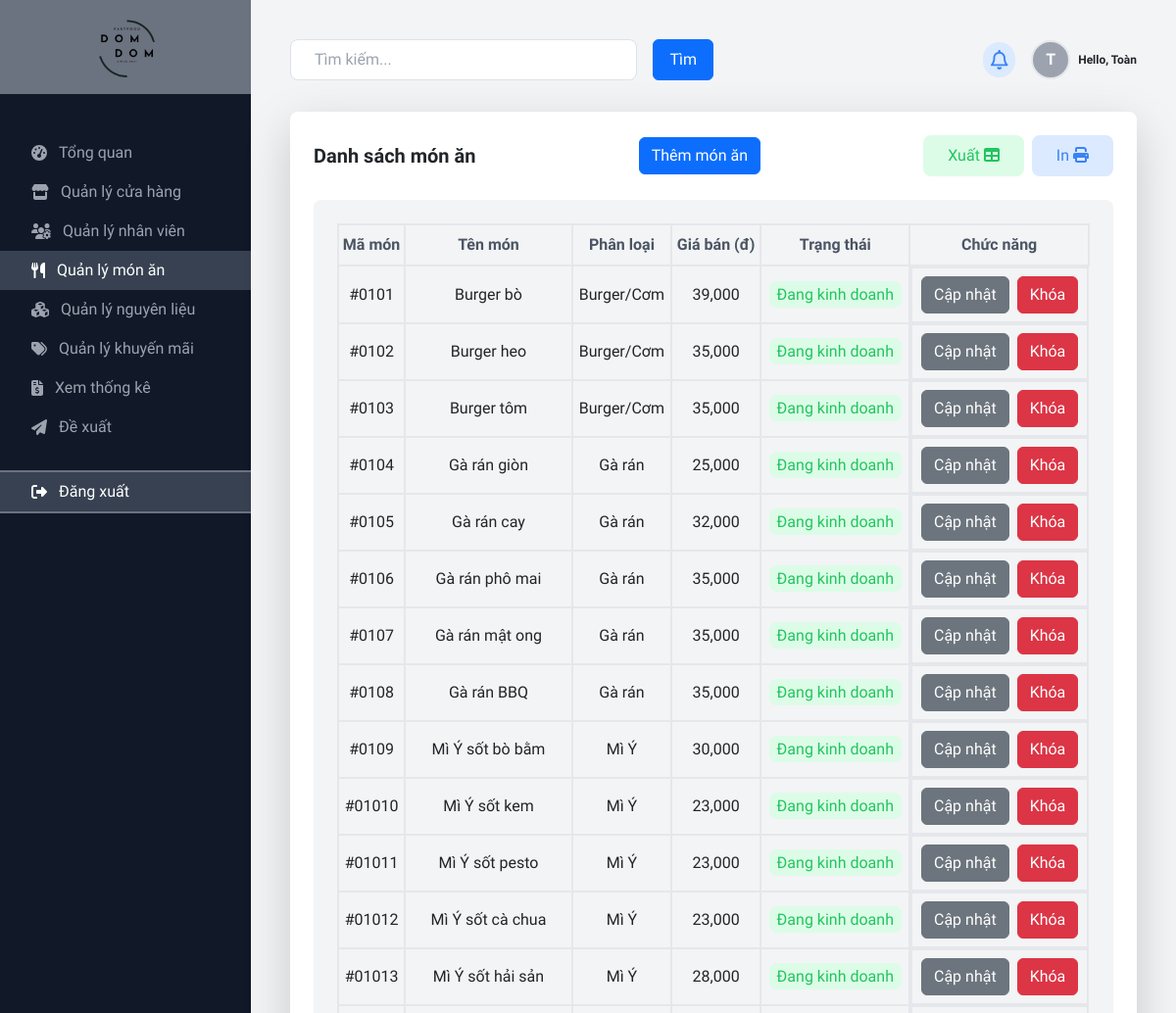
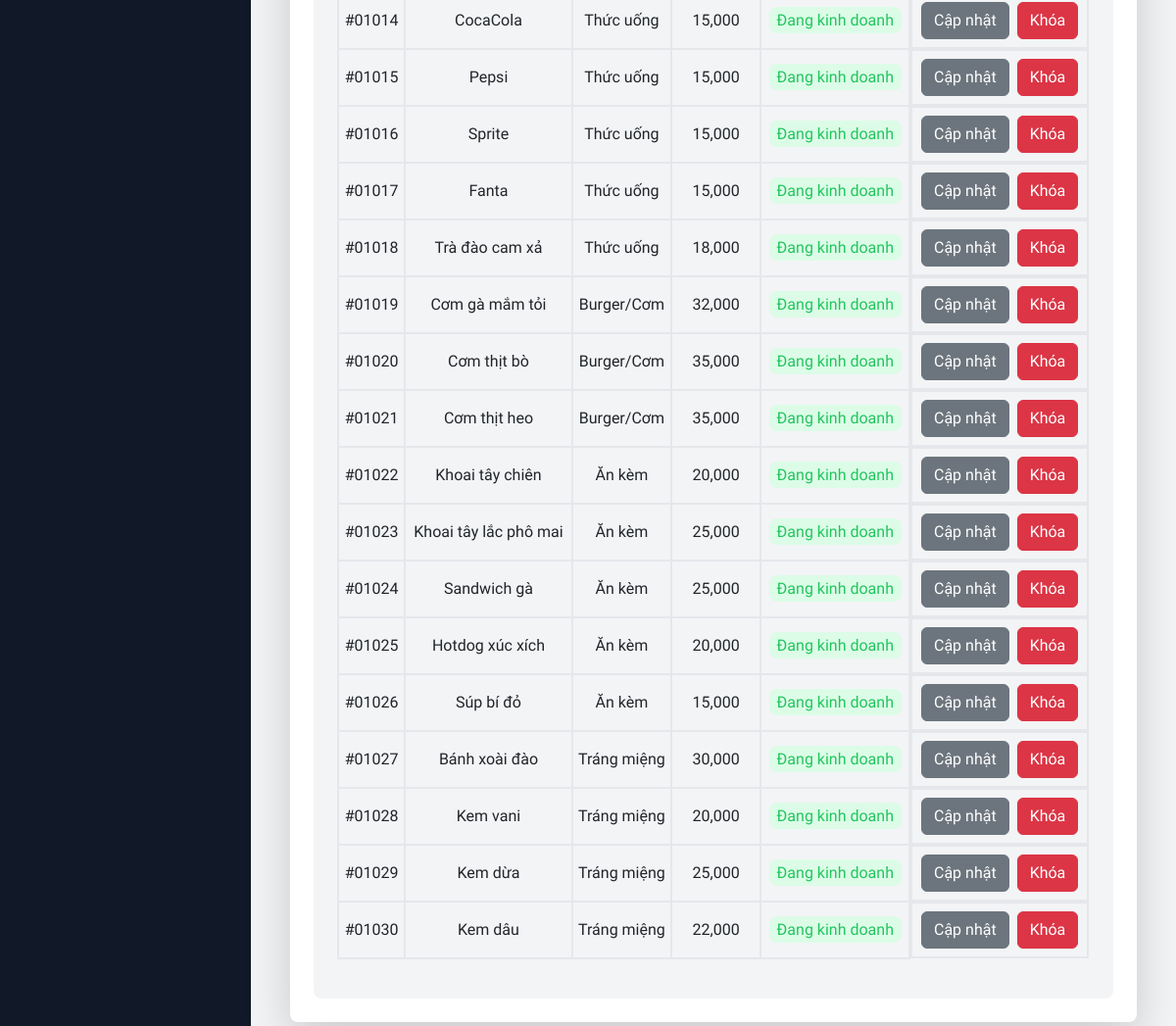
Page /view/page/admin/index.php?i=dish (signed in) on the committed database (2 pictures, top to bottom).
### tables this page shows
CREATE TABLE `user` (
  `userID` int(5) NOT NULL,
  `roleID` int(5) NOT NULL,
  `userName` varchar(50) NOT NULL,
  `email` varchar(50) NOT NULL,
  `password` varchar(255) NOT NULL,
  `dateBirth` date NOT NULL,
  `sex` tinyint(1) NOT NULL,
  `phoneNumber` varchar(11) DEFAULT NULL,
  `image` varchar(50) DEFAULT NULL,
  `storeID` int(5) NOT NULL,
  `status` tinyint(1) NOT NULL DEFAULT 1
);

CREATE TABLE `dish` (
  `dishID` int(5) NOT NULL,
  `dishName` varchar(50) NOT NULL,
  `dishCategory` varchar(20) NOT NULL,
  `price` decimal(10,2) NOT NULL,
  `businessStatus` tinyint(1) NOT NULL DEFAULT 1,
  `availabilityStatus` tinyint(1) NOT NULL DEFAULT 1,
  `description` mediumtext DEFAULT NULL,
  `preparationProcess` mediumtext DEFAULT NULL,
  `image` varchar(50) DEFAULT NULL
);

### model/mDishes.php (called while the page is built, shortened)
<?php
class mDishes
{
    public function mGetAllDish()
    {
        $db = new Database;
        $conn = $db->connect();
        $sql = "SELECT * FROM dish";
        if ($conn != null)
            return $conn->query($sql);
        return 0;
    }
}

### controller/cDishes.php (called while the page is built, shortened)
<?php
class cDishes extends mDishes
{
    public function cGetAllDish()
    {
        if ($this->mGetAllDish() != 0) {
            $result = $this->mGetAllDish();
            return $result;
        } return 0;
    }
}

### view/page/admin/dish/index.php (the view, shortened to what this page needs)
<div class="grid grid-cols-1 md:grid-cols-1 gap-6 mt-8">
    <div class="bg-white p-6 rounded-lg shadow-lg mb-6">
        <div class="flex justify-between items-center mb-4">
            <h2 class="text-xl font-semibold">
                Danh sách món ăn
            </h2>
            <div class="flex items-center">
                <button type="submit" class="btn btn-primary" data-bs-toggle="modal" data-bs-target="#insertModal">Thêm món ăn</button>
            </div>
            <div class="flex items-center">
                <button class="btn bg-green-100 text-green-500 py-2 px-4 rounded-lg mr-1 hover:bg-green-500 hover:text-white" id="export">Xuất <i class="fa-solid fa-table"></i></button>
                <button class="btn bg-blue-100 text-blue-500 py-2 px-4 rounded-lg ml-1 hover:bg-blue-500 hover:text-white" id="print">In <i class="fa-solid fa-print"></i></button>
            </div>
        </div>
        <div class="h-fit bg-gray-100 rounded-lg p-6">
            <form action="" method="POST" enctype="multipart/form-data">
                <table class="text-base w-full text-center" id="dishTable">
                    <thead>
                        <tr>
                            <th class="text-gray-600 border-2 py-2">Mã món</th>
                            <th class="text-gray-600 border-2 py-2">Tên món</th>
                            <th class="text-gray-600 border-2 py-2">Phân loại</th>
                            <th class="text-gray-600 border-2 py-2">Giá bán (đ)</th>
                            <th class="text-gray-600 border-2 py-2">Trạng thái</th>
                            <th class="text-gray-600 border-2 py-2">Chức năng</th>
                        </tr>
                    </thead>
                    <tbody>
                        <?php
                        $ctrl = new cDishes;
                        if ($ctrl->cGetAllDish() != 0) {
                            $result = $ctrl->cGetAllDish();
                            while ($row = $result->fetch_assoc()) {
                                echo "
                                    <tr>
                                        <td class='py-2 border-2'>#010" . $row["dishID"] . "</td>
                                        <td class='py-2 border-2'>" . $row["dishName"] . "</td>
                                        <td class='py-2 border-2'>" . $row["dishCategory"] . "</td>
                                        <td class='py-2 border-2'>" . str_replace(".00", "", number_format($row["price"], "2", ".", ",")) . "</td>
                                        <td class='py-2 border-2'><span class='bg-" . ($row["businessStatus"] == 1 ? "green" : "red") . "-100 text-" . ($row["businessStatus"] == 1 ? "green" : "red") . "-500 py-1 px-2 rounded-lg'>" . ($row["businessStatus"] == 1 ? "Đang kinh doanh" : "Ngưng kinh doanh") . "</span></td>
                                        <td class='py-2 border-2 flex justify-center'>
                                            <button type='submit' class='btn btn-secondary mr-1' name='btncapnhat' value='" . $row["dishID"] . "'>Cập nhật</button>
                                            <button type='submit' class='btn btn-danger ml-1' name='btnkhoa' value='" . $row["dishID"] . "'>" . ($row["businessStatus"] == 1 ? "Khóa" : "Mở") . "</button>
                                        </td>
                                    </tr>";
                            }
                        }
                        ?>
                    </tbody>
                </table>
            </form>
        </div>
    </div>
</div>

### view/page/admin/index.php (shortened to what this page needs)
<html lang="en">
<head>
    <link href="../../css/all.css" rel="stylesheet" />
    <link href="../../css/bootstrap.min.css" rel="stylesheet">
    <script src="../../js/tailwindcss.js"></script>
</head>
<?php
include("../../../controller/cDishes.php");
$db = new Database();
$conn = $db->connect();
?>
<body class="bg-gray-900" style="scroll-behavior: smooth; font-family: 'Playwrite DE Grund', cursive;">
    <div class="flex flex-col md:flex-row" id="container">
        <div class=" w-full md:w-64" id="left">
            <div class="flex items-center justify-center h-20 w-full bg-gray-500 py-5">
                <a href="index.php">
                    <img src="../../../images/logo-nobg.png" alt="Logo" class="size-20">
                </a>
            </div>
            <nav class="mt-10">
                <a class="flex items-center py-2 px-8 text-gray-400 hover:bg-gray-700 hover:text-white adnav" id="admin" href="index.php">
                    <i class="fas fa-tachometer-alt mr-3"></i>Tổng quan
                </a>
                <a class="flex items-center py-2 px-8 text-gray-400 hover:bg-gray-700 hover:text-white adnav" id="store" href="index.php?i=store">
                    <i class="fa-solid fa-store mr-3"></i>Quản lý cửa hàng
                </a>
                <a class="flex items-center py-2 px-8 text-gray-400 hover:bg-gray-700 hover:text-white adnav" id="employee" href="index.php?i=employee">
                    <i class="fa-solid fa-users-gear mr-3"></i></i>Quản lý nhân viên
                </a>
                <a class="flex items-center py-2 px-8 text-gray-400 hover:bg-gray-700 hover:text-white adnav" id="dish" href="index.php?i=dish">
                    <i class="fa-solid fa-utensils mr-3"></i>Quản lý món ăn
                </a>
                <a class="flex items-center py-2 px-8 text-gray-400 hover:bg-gray-700 hover:text-white adnav" id="ingredient" href="index.php?i=ingredient">
                    <i class="fa-solid fa-cubes mr-3"></i>Quản lý nguyên liệu
                </a>
                <a class="flex items-center py-2 px-8 text-gray-400 hover:bg-gray-700 hover:text-white adnav" id="promotion" href="index.php?i=promotion">
                    <i class="fa-solid fa-tags mr-3"></i>Quản lý khuyến mãi
                </a>
                <a class="flex items-center py-2 px-8 text-gray-400 hover:bg-gray-700 hover:text-white adnav" id="revenue" href="index.php?i=revenue">
                    <i class="fa-solid fa-file-invoice-dollar mr-3"></i>Xem thống kê
                </a>
                <a class="flex items-center py-2 px-8 text-gray-400 hover:bg-gray-700 hover:text-white adnav" id="proposal" href="index.php?i=proposal">
                    <i class="fa-solid fa-paper-plane mr-3"></i>Đề xuất
                </a>
                <a href="#" onclick="logout()" class="flex items-center py-2 px-8 text-white border-y-2 bg-gray-700 border-gray-500 mt-4 hover:bg-gray-700 hover:text-white adnav">
                    <i class="fa-solid fa-right-from-bracket mr-3"></i>Đăng xuất
                </a>
            </nav>
        </div>
        <div class="bg-gray-100 flex-1 p-6 pb-2 md:p-10" id="right">
            <div class="flex justify-between items-center mb-6 hover:cursor-pointer">
                <div class="relative w-1/2 flex">
                    <input class="w-full py-2 px-4 mr-2 rounded-lg border border-gray-300" placeholder="Tìm kiếm..." type="text" />
                    <button type="submit" class="btn btn-primary ml-2 px-3">Tìm</button>
                </div>
                <div class="flex items-center hover:cursor-pointer">
                    <div class="ml-4 bg-blue-100 text-blue-500 p-2 rounded-full text-xl hover:bg-red-500 hover:text-white">
                        <i class="fa-regular fa-bell"></i>
                    </div>
                    <div class="ml-4 flex items-center relative user-container">
                        <div class="rounded-full mr-1 border-solid bg-gray-400 text-white font-bold border-2 w-10 h-10 flex justify-center items-center">
                            <?php
                            $userName = $_SESSION["user"][0];
                            $sql = "SELECT userID, userName FROM user WHERE userName = '$userName'";
                            $result = $conn->query($sql);
                            $row = $result->fetch_assoc();
                            $fullName = $row["userName"];
                            $name = end(explode(" ", $fullName));
                            $firstLetter = substr($name, 0, 1);
                            echo $firstLetter;
                            ?>
                        </div>
                        <span class="text-xs font-bold ml-1"> Hello,
                            <?php
                            echo $name;
                            ?>
                        </span>
                    </div>
                </div>
            </div>
            <?php
            $i = "";
            if (isset($_REQUEST["i"])) {
                $i = $_REQUEST["i"];
            } else {
                $i = "home";
            }
            if ($i != "home") {
                require("" . $_REQUEST["i"] . "/index.php");
            } else {
                require("home/index.php");
            }
            ?>
        </div>
    </div>
</body>
</html>

### view/page/admin/index.php (style rules this page uses)
.activeAd { background-color: rgb(55 65 81); color: #FFF !important; }

### rows in the picture
user: userName "T", userName "Toàn"
dish: dishID "1", dishName "Burger bò", dishCategory "Burger/Cơm", price "39,000", businessStatus "Đang kinh doanh"
dish: dishID "2", dishName "Burger heo", dishCategory "Burger/Cơm", price "35,000", businessStatus "Đang kinh doanh"
dish: dishID "3", dishName "Burger tôm", dishCategory "Burger/Cơm", price "35,000", businessStatus "Đang kinh doanh"
dish: dishID "4", dishName "Gà rán giòn", dishCategory "Gà rán", price "25,000", businessStatus "Đang kinh doanh"
dish: dishID "5", dishName "Gà rán cay", dishCategory "Gà rán", price "32,000", businessStatus "Đang kinh doanh"
dish: dishID "6", dishName "Gà rán phô mai", dishCategory "Gà rán", price "35,000", businessStatus "Đang kinh doanh"
dish: dishID "7", dishName "Gà rán mật ong", dishCategory "Gà rán", price "35,000", businessStatus "Đang kinh doanh"
dish: dishID "8", dishName "Gà rán BBQ", dishCategory "Gà rán", price "35,000", businessStatus "Đang kinh doanh"
dish: dishID "9", dishName "Mì Ý sốt bò bằm", dishCategory "Mì Ý", price "30,000", businessStatus "Đang kinh doanh"
dish: dishID "10", dishName "Mì Ý sốt kem", dishCategory "Mì Ý", price "23,000", businessStatus "Đang kinh doanh"
dish: dishID "11", dishName "Mì Ý sốt pesto", dishCategory "Mì Ý", price "23,000", businessStatus "Đang kinh doanh"
dish: dishID "12", dishName "Mì Ý sốt cà chua", dishCategory "Mì Ý", price "23,000", businessStatus "Đang kinh doanh"
dish: dishID "13", dishName "Mì Ý sốt hải sản", dishCategory "Mì Ý", price "28,000", businessStatus "Đang kinh doanh"
dish: dishID "14", dishName "CocaCola", dishCategory "Thức uống", price "15,000", businessStatus "Đang kinh doanh"
dish: dishID "15", dishName "Pepsi", dishCategory "Thức uống", price "15,000", businessStatus "Đang kinh doanh"
dish: dishID "16", dishName "Sprite", dishCategory "Thức uống", price "15,000", businessStatus "Đang kinh doanh"
dish: dishID "17", dishName "Fanta", dishCategory "Thức uống", price "15,000", businessStatus "Đang kinh doanh"
dish: dishID "18", dishName "Trà đào cam xả", dishCategory "Thức uống", price "18,000", businessStatus "Đang kinh doanh"
dish: dishID "19", dishName "Cơm gà mắm tỏi", dishCategory "Burger/Cơm", price "32,000", businessStatus "Đang kinh doanh"
dish: dishID "20", dishName "Cơm thịt bò", dishCategory "Burger/Cơm", price "35,000", businessStatus "Đang kinh doanh"
dish: dishID "21", dishName "Cơm thịt heo", dishCategory "Burger/Cơm", price "35,000", businessStatus "Đang kinh doanh"
dish: dishID "22", dishName "Khoai tây chiên", dishCategory "Ăn kèm", price "20,000", businessStatus "Đang kinh doanh"
dish: dishID "23", dishName "Khoai tây lắc phô mai", dishCategory "Ăn kèm", price "25,000", businessStatus "Đang kinh doanh"
dish: dishID "24", dishName "Sandwich gà", dishCategory "Ăn kèm", price "25,000", businessStatus "Đang kinh doanh"
dish: dishID "25", dishName "Hotdog xúc xích", dishCategory "Ăn kèm", price "20,000", businessStatus "Đang kinh doanh"
dish: dishID "26", dishName "Súp bí đỏ", dishCategory "Ăn kèm", price "15,000", businessStatus "Đang kinh doanh"
dish: dishID "27", dishName "Bánh xoài đào", dishCategory "Tráng miệng", price "30,000", businessStatus "Đang kinh doanh"
dish: dishID "28", dishName "Kem vani", dishCategory "Tráng miệng", price "20,000", businessStatus "Đang kinh doanh"
dish: dishID "29", dishName "Kem dừa", dishCategory "Tráng miệng", price "25,000", businessStatus "Đang kinh doanh"
dish: dishID "30", dishName "Kem dâu", dishCategory "Tráng miệng", price "22,000", businessStatus "Đang kinh doanh"
